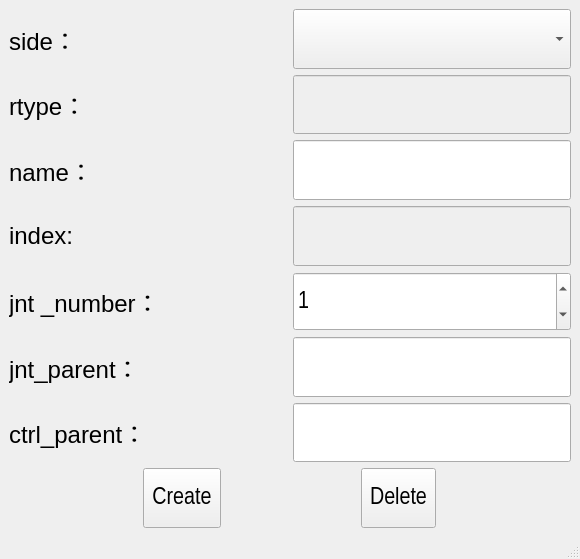
<?xml version="1.0" encoding="UTF-8"?>
<ui version="4.0">
 <class>MainWindow</class>
 <widget class="QMainWindow" name="MainWindow">
  <property name="geometry">
   <rect>
    <x>0</x>
    <y>0</y>
    <width>580</width>
    <height>559</height>
   </rect>
  </property>
  <property name="windowTitle">
   <string>MainWindow</string>
  </property>
  <widget class="QWidget" name="centralwidget">
   <layout class="QVBoxLayout" name="verticalLayout_2">
    <item>
     <layout class="QVBoxLayout" name="verticalLayout">
      <item>
       <layout class="QHBoxLayout" name="horizontalLayout_2">
        <item>
         <widget class="QLabel" name="side_label">
          <property name="sizePolicy">
           <sizepolicy hsizetype="Preferred" vsizetype="Preferred">
            <horstretch>0</horstretch>
            <verstretch>0</verstretch>
           </sizepolicy>
          </property>
          <property name="font">
           <font>
            <pointsize>18</pointsize>
            <weight>50</weight>
            <bold>false</bold>
            <kerning>true</kerning>
           </font>
          </property>
          <property name="focusPolicy">
           <enum>Qt::NoFocus</enum>
          </property>
          <property name="contextMenuPolicy">
           <enum>Qt::DefaultContextMenu</enum>
          </property>
          <property name="layoutDirection">
           <enum>Qt::LeftToRight</enum>
          </property>
          <property name="text">
           <string>side：</string>
          </property>
          <property name="alignment">
           <set>Qt::AlignLeading|Qt::AlignLeft|Qt::AlignVCenter</set>
          </property>
         </widget>
        </item>
        <item>
         <widget class="QComboBox" name="side_cbox">
          <property name="sizePolicy">
           <sizepolicy hsizetype="Preferred" vsizetype="Preferred">
            <horstretch>0</horstretch>
            <verstretch>0</verstretch>
           </sizepolicy>
          </property>
          <property name="font">
           <font>
            <family>Arial Narrow</family>
            <pointsize>18</pointsize>
            <weight>50</weight>
            <bold>false</bold>
           </font>
          </property>
         </widget>
        </item>
       </layout>
      </item>
      <item>
       <layout class="QHBoxLayout" name="horizontalLayout">
        <item>
         <widget class="QLabel" name="label">
          <property name="sizePolicy">
           <sizepolicy hsizetype="Preferred" vsizetype="Preferred">
            <horstretch>0</horstretch>
            <verstretch>0</verstretch>
           </sizepolicy>
          </property>
          <property name="font">
           <font>
            <pointsize>18</pointsize>
            <kerning>true</kerning>
           </font>
          </property>
          <property name="contextMenuPolicy">
           <enum>Qt::PreventContextMenu</enum>
          </property>
          <property name="layoutDirection">
           <enum>Qt::LeftToRight</enum>
          </property>
          <property name="text">
           <string>rtype：</string>
          </property>
          <property name="alignment">
           <set>Qt::AlignLeading|Qt::AlignLeft|Qt::AlignVCenter</set>
          </property>
         </widget>
        </item>
        <item>
         <widget class="QLineEdit" name="rtype_edit">
          <property name="enabled">
           <bool>false</bool>
          </property>
          <property name="sizePolicy">
           <sizepolicy hsizetype="Preferred" vsizetype="Preferred">
            <horstretch>0</horstretch>
            <verstretch>0</verstretch>
           </sizepolicy>
          </property>
          <property name="font">
           <font>
            <pointsize>18</pointsize>
           </font>
          </property>
         </widget>
        </item>
       </layout>
      </item>
      <item>
       <layout class="QHBoxLayout" name="horizontalLayout_3">
        <item>
         <widget class="QLabel" name="label_4">
          <property name="sizePolicy">
           <sizepolicy hsizetype="Preferred" vsizetype="Preferred">
            <horstretch>0</horstretch>
            <verstretch>0</verstretch>
           </sizepolicy>
          </property>
          <property name="font">
           <font>
            <pointsize>18</pointsize>
            <weight>50</weight>
            <bold>false</bold>
            <kerning>true</kerning>
           </font>
          </property>
          <property name="layoutDirection">
           <enum>Qt::LeftToRight</enum>
          </property>
          <property name="text">
           <string>name：</string>
          </property>
          <property name="alignment">
           <set>Qt::AlignLeading|Qt::AlignLeft|Qt::AlignVCenter</set>
          </property>
         </widget>
        </item>
        <item>
         <widget class="QLineEdit" name="name_edit">
          <property name="sizePolicy">
           <sizepolicy hsizetype="Preferred" vsizetype="Preferred">
            <horstretch>0</horstretch>
            <verstretch>0</verstretch>
           </sizepolicy>
          </property>
          <property name="font">
           <font>
            <family>Arial Narrow</family>
            <pointsize>18</pointsize>
           </font>
          </property>
         </widget>
        </item>
       </layout>
      </item>
      <item>
       <layout class="QHBoxLayout" name="horizontalLayout_8">
        <item>
         <widget class="QLabel" name="index_label">
          <property name="sizePolicy">
           <sizepolicy hsizetype="Preferred" vsizetype="Preferred">
            <horstretch>0</horstretch>
            <verstretch>0</verstretch>
           </sizepolicy>
          </property>
          <property name="font">
           <font>
            <pointsize>18</pointsize>
           </font>
          </property>
          <property name="text">
           <string>index:</string>
          </property>
         </widget>
        </item>
        <item>
         <widget class="QLineEdit" name="index_edit">
          <property name="enabled">
           <bool>false</bool>
          </property>
          <property name="sizePolicy">
           <sizepolicy hsizetype="Preferred" vsizetype="Preferred">
            <horstretch>0</horstretch>
            <verstretch>0</verstretch>
           </sizepolicy>
          </property>
          <property name="font">
           <font>
            <pointsize>18</pointsize>
           </font>
          </property>
         </widget>
        </item>
       </layout>
      </item>
      <item>
       <layout class="QHBoxLayout" name="horizontalLayout_4">
        <item>
         <widget class="QLabel" name="label_5">
          <property name="sizePolicy">
           <sizepolicy hsizetype="Preferred" vsizetype="Preferred">
            <horstretch>0</horstretch>
            <verstretch>0</verstretch>
           </sizepolicy>
          </property>
          <property name="font">
           <font>
            <pointsize>18</pointsize>
            <weight>50</weight>
            <bold>false</bold>
            <kerning>true</kerning>
           </font>
          </property>
          <property name="layoutDirection">
           <enum>Qt::LeftToRight</enum>
          </property>
          <property name="text">
           <string>jnt _number：</string>
          </property>
          <property name="alignment">
           <set>Qt::AlignLeading|Qt::AlignLeft|Qt::AlignVCenter</set>
          </property>
         </widget>
        </item>
        <item>
         <widget class="QSpinBox" name="jnt_number_sbox">
          <property name="sizePolicy">
           <sizepolicy hsizetype="Preferred" vsizetype="Preferred">
            <horstretch>0</horstretch>
            <verstretch>0</verstretch>
           </sizepolicy>
          </property>
          <property name="font">
           <font>
            <family>Arial Narrow</family>
            <pointsize>18</pointsize>
           </font>
          </property>
          <property name="value">
           <number>1</number>
          </property>
         </widget>
        </item>
       </layout>
      </item>
      <item>
       <layout class="QHBoxLayout" name="horizontalLayout_5">
        <item>
         <widget class="QLabel" name="label_6">
          <property name="sizePolicy">
           <sizepolicy hsizetype="Preferred" vsizetype="Preferred">
            <horstretch>0</horstretch>
            <verstretch>0</verstretch>
           </sizepolicy>
          </property>
          <property name="font">
           <font>
            <pointsize>18</pointsize>
            <weight>50</weight>
            <bold>false</bold>
            <kerning>true</kerning>
           </font>
          </property>
          <property name="layoutDirection">
           <enum>Qt::LeftToRight</enum>
          </property>
          <property name="text">
           <string>jnt_parent：</string>
          </property>
          <property name="alignment">
           <set>Qt::AlignLeading|Qt::AlignLeft|Qt::AlignVCenter</set>
          </property>
         </widget>
        </item>
        <item>
         <widget class="QLineEdit" name="jnt_parent_edit">
          <property name="sizePolicy">
           <sizepolicy hsizetype="Preferred" vsizetype="Preferred">
            <horstretch>0</horstretch>
            <verstretch>0</verstretch>
           </sizepolicy>
          </property>
          <property name="font">
           <font>
            <family>Arial Narrow</family>
            <pointsize>18</pointsize>
           </font>
          </property>
          <property name="text">
           <string/>
          </property>
         </widget>
        </item>
       </layout>
      </item>
      <item>
       <layout class="QHBoxLayout" name="horizontalLayout_6">
        <item>
         <widget class="QLabel" name="label_7">
          <property name="sizePolicy">
           <sizepolicy hsizetype="Preferred" vsizetype="Preferred">
            <horstretch>0</horstretch>
            <verstretch>0</verstretch>
           </sizepolicy>
          </property>
          <property name="font">
           <font>
            <pointsize>18</pointsize>
            <weight>50</weight>
            <bold>false</bold>
            <kerning>true</kerning>
           </font>
          </property>
          <property name="layoutDirection">
           <enum>Qt::LeftToRight</enum>
          </property>
          <property name="text">
           <string>ctrl_parent：</string>
          </property>
          <property name="alignment">
           <set>Qt::AlignLeading|Qt::AlignLeft|Qt::AlignVCenter</set>
          </property>
         </widget>
        </item>
        <item>
         <widget class="QLineEdit" name="ctrl_parent_edit">
          <property name="sizePolicy">
           <sizepolicy hsizetype="Preferred" vsizetype="Preferred">
            <horstretch>0</horstretch>
            <verstretch>0</verstretch>
           </sizepolicy>
          </property>
          <property name="font">
           <font>
            <family>Arial Narrow</family>
            <pointsize>18</pointsize>
           </font>
          </property>
         </widget>
        </item>
       </layout>
      </item>
      <item>
       <layout class="QHBoxLayout" name="horizontalLayout_7">
        <item>
         <widget class="QToolButton" name="create_btn">
          <property name="enabled">
           <bool>true</bool>
          </property>
          <property name="sizePolicy">
           <sizepolicy hsizetype="Fixed" vsizetype="Preferred">
            <horstretch>0</horstretch>
            <verstretch>0</verstretch>
           </sizepolicy>
          </property>
          <property name="font">
           <font>
            <family>Arial Narrow</family>
            <pointsize>18</pointsize>
           </font>
          </property>
          <property name="text">
           <string>Create</string>
          </property>
          <property name="iconSize">
           <size>
            <width>40</width>
            <height>40</height>
           </size>
          </property>
         </widget>
        </item>
        <item>
         <widget class="QToolButton" name="delete_btn">
          <property name="enabled">
           <bool>true</bool>
          </property>
          <property name="sizePolicy">
           <sizepolicy hsizetype="Fixed" vsizetype="Preferred">
            <horstretch>0</horstretch>
            <verstretch>0</verstretch>
           </sizepolicy>
          </property>
          <property name="font">
           <font>
            <family>Arial Narrow</family>
            <pointsize>18</pointsize>
           </font>
          </property>
          <property name="text">
           <string>Delete</string>
          </property>
          <property name="iconSize">
           <size>
            <width>40</width>
            <height>40</height>
           </size>
          </property>
          <property name="checked">
           <bool>false</bool>
          </property>
         </widget>
        </item>
       </layout>
      </item>
     </layout>
    </item>
   </layout>
  </widget>
  <widget class="QMenuBar" name="menubar">
   <property name="geometry">
    <rect>
     <x>0</x>
     <y>0</y>
     <width>580</width>
     <height>23</height>
    </rect>
   </property>
  </widget>
  <widget class="QStatusBar" name="statusbar"/>
 </widget>
 <resources/>
 <connections/>
</ui>
